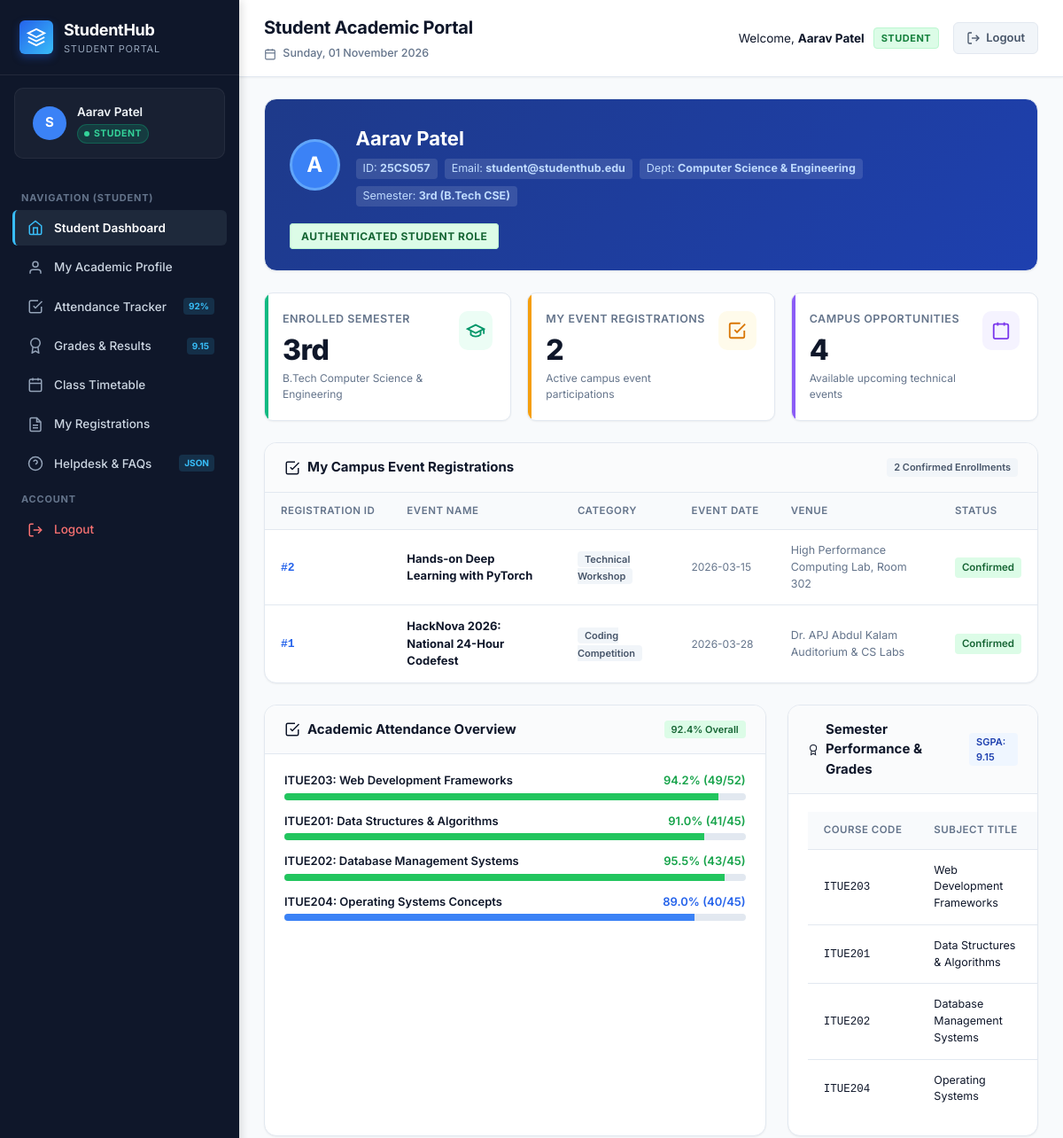
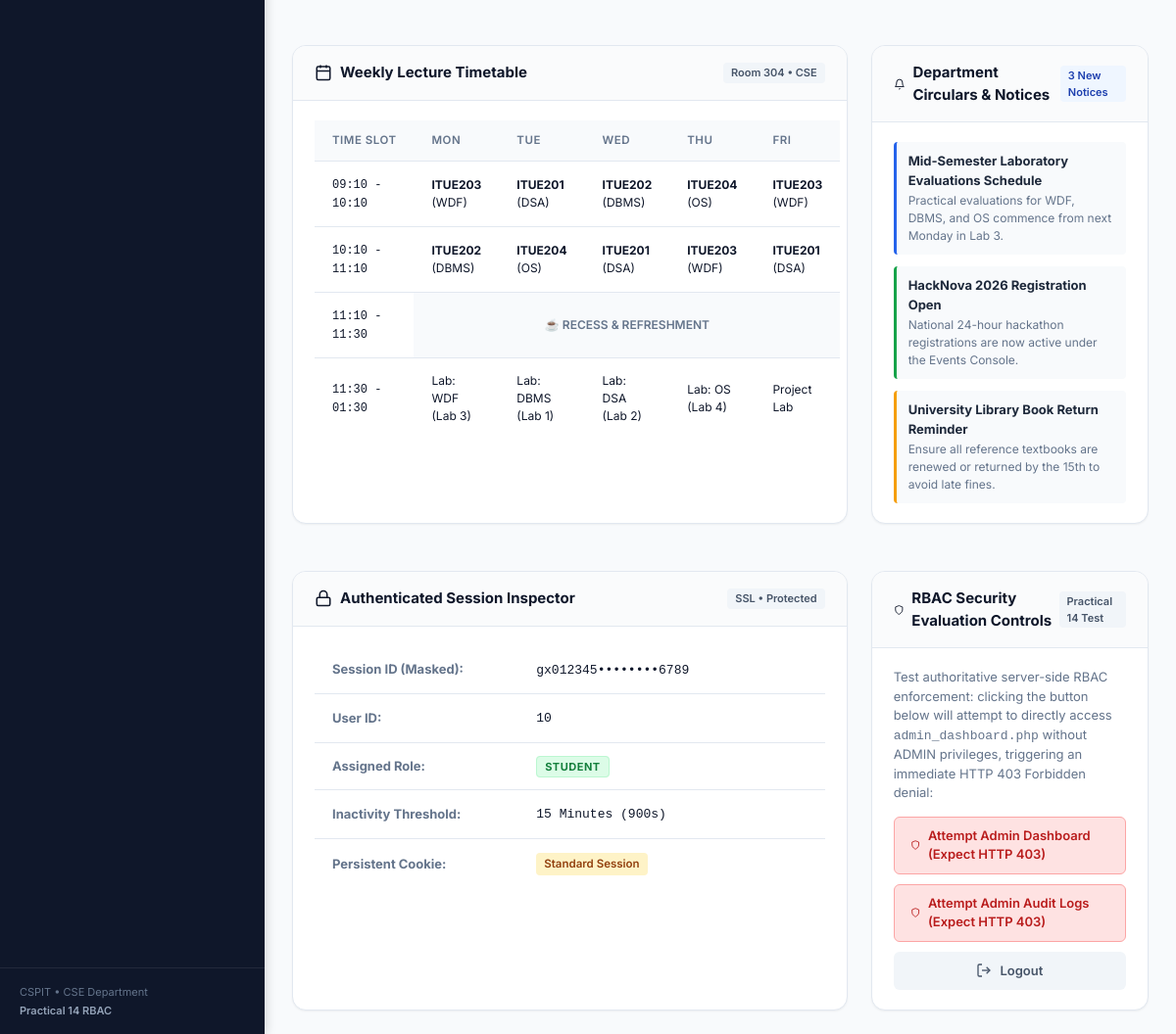
The page /student_dashboard.php (signed in) on the database its author committed (2 pictures, top to bottom).
### tables this page shows
CREATE TABLE `registrations` (
  `registration_id` int(11) NOT NULL AUTO_INCREMENT,
  `student_id` int(11) NOT NULL,
  `event_id` int(11) NOT NULL,
  `registration_date` timestamp NOT NULL DEFAULT current_timestamp(),
  `status` enum('Confirmed','Pending','Waitlisted','Cancelled') NOT NULL DEFAULT 'Confirmed',
  `notes` varchar(255) DEFAULT NULL,
  PRIMARY KEY (`registration_id`),
  UNIQUE KEY `uq_student_event_registration` (`student_id`,`event_id`),
  KEY `fk_registrations_event` (`event_id`),
  CONSTRAINT `fk_registrations_event` FOREIGN KEY (`event_id`) REFERENCES `events` (`id`) ON DELETE CASCADE ON UPDATE CASCADE
);

CREATE TABLE `events` (
  `id` int(11) NOT NULL AUTO_INCREMENT,
  `title` varchar(150) NOT NULL,
  `category` varchar(60) NOT NULL,
  `status` enum('Upcoming','Active','Completed') NOT NULL DEFAULT 'Upcoming',
  `description` text NOT NULL,
  `poster_path` varchar(255) DEFAULT NULL,
  `event_date` date NOT NULL,
  `venue` varchar(150) NOT NULL,
  `capacity` int(11) NOT NULL DEFAULT 100,
  `created_at` timestamp NOT NULL DEFAULT current_timestamp(),
  `updated_at` timestamp NOT NULL DEFAULT current_timestamp() ON UPDATE current_timestamp(),
  `event_id` int(11) GENERATED ALWAYS AS (`id`) VIRTUAL,
  `event_name` varchar(150) GENERATED ALWAYS AS (`title`) VIRTUAL,
  `max_capacity` int(11) GENERATED ALWAYS AS (`capacity`) VIRTUAL,
  PRIMARY KEY (`id`)
);

### student_dashboard.php (the view, shortened to what the rows shown need)
<?php
require_once __DIR__ . '/auth.php';
require_once __DIR__ . '/includes/admin_menu.php';
$user = getCurrentUser();
$studentFullName  = htmlspecialchars($user['full_name'] ?? 'Aarav Patel', ENT_QUOTES, 'UTF-8');
$studentIdCode    = htmlspecialchars($user['student_id_code'] ?? '25CS057', ENT_QUOTES, 'UTF-8');
$conn = getDBConnection();
$myRegistrations = [];
$regStmt = $conn->prepare("SELECT r.registration_id, e.title AS event_title, e.category, e.event_date, e.venue, r.registration_date, r.status, r.notes
                           FROM registrations r
                           JOIN events e ON r.event_id = e.id
                           WHERE r.student_id = 1 OR r.student_id = (SELECT id FROM students WHERE student_id = ? LIMIT 1)
                           ORDER BY r.registration_date DESC");
if ($regStmt) {
    $regStmt->bind_param('s', $studentIdCode);
    $regStmt->execute();
    $res = $regStmt->get_result();
    while ($row = $res->fetch_assoc()) {
        $myRegistrations[] = $row;
    }
}
?>
<!DOCTYPE html>
<html lang="en">
<head>
    <link rel="stylesheet" href="assets/css/admin_dashboard.css">
</head>
<body class="admin-portal-body">
    <div class="app-layout">
        <div class="main-wrapper">
            <main class="page-container">
                <div class="panel-card" id="profileSection" style="background: linear-gradient(135deg, #1e3a8a 0%, #1e40af 100%); color: #ffffff;">
                    <div class="panel-body" style="padding: 28px;">
                        <div style="display:flex;flex-wrap:wrap;align-items:center;justify-content:space-between;gap:20px;">
                            <div style="display:flex;align-items:center;gap:18px;">
                                <div>
                                    <h2 style="font-size:22px;font-weight:700;"><?php echo $studentFullName; ?></h2>
                                </div>
                            </div>
                        </div>
                    </div>
                </div>
                <div class="panel-card" id="registrationsSection">
                    <div class="panel-body no-padding">
                        <?php if (empty($myRegistrations)): ?>
                            <div class="empty-state">
                                <div class="empty-state-title">No Registrations Found</div>
                                <p style="font-size:13px;margin-top:4px;">You have not registered for any events yet. Check out upcoming campus events!</p>
                            </div>
                        <?php else: ?>
                            <div class="table-responsive">
                                <table class="portal-table" id="myRegistrationsTable">
                                    <thead>
                                        <tr>
                                            <th>Registration ID</th>
                                            <th>Event Name</th>
                                            <th>Category</th>
                                            <th>Event Date</th>
                                            <th>Venue</th>
                                            <th>Status</th>
                                        </tr>
                                    </thead>
                                    <tbody>
                                        <?php foreach ($myRegistrations as $reg): ?>
                                            <tr>
                                                <td><code style="font-weight:700;color:#2563eb;">#<?php echo $reg['registration_id']; ?></code></td>
                                                <td><strong><?php echo htmlspecialchars($reg['event_title']); ?></strong></td>
                                                <td><span class="panel-tag"><?php echo htmlspecialchars($reg['category']); ?></span></td>
                                                <td style="white-space:nowrap;font-size:12px;color:var(--text-muted);"><?php echo htmlspecialchars($reg['event_date']); ?></td>
                                                <td style="font-size:12.5px;color:var(--text-muted);"><?php echo htmlspecialchars($reg['venue']); ?></td>
                                                <td>
                                                    <span class="status-badge status-<?php echo strtolower($reg['status']); ?>">
                                                        <?php echo htmlspecialchars($reg['status']); ?>
                                                    </span>
                                                </td>
                                            </tr>
                                        <?php endforeach; ?>
                                    </tbody>
                                </table>
                            </div>
                        <?php endif; ?>
                    </div>
                </div>
                <div class="dashboard-grid" style="margin-bottom:24px;">
                    <div class="panel-card" id="resultsSection">
                        <div class="panel-body">
                            <div class="table-container" style="border:none;margin:0;">
                                <table class="portal-table" style="font-size:12.5px;">
                                    <thead>
                                        <tr>
                                            <th>Course Code</th>
                                            <th>Subject Title</th>
                                            <th>Credits</th>
                                        </tr>
                                    </thead>
                                </table>
                            </div>
                        </div>
                    </div>
                </div>
                <div class="dashboard-grid" style="margin-bottom:24px;">
                    <div class="panel-card" id="timetableSection">
                        <div class="panel-body">
                            <div class="table-container" style="border:none;margin:0;">
                                <table class="portal-table" style="font-size:12px;">
                                    <thead>
                                        <tr>
                                            <th>Time Slot</th>
                                            <th>Mon</th>
                                            <th>Tue</th>
                                            <th>Wed</th>
                                            <th>Thu</th>
                                            <th>Fri</th>
                                        </tr>
                                    </thead>
                                </table>
                            </div>
                        </div>
                    </div>
                </div>
            </main>
        </div>
    </div>
</body>
</html>

### rows shown on the page
registrations: registration_id "2", event.title "Hands-on Deep Learning with PyTorch", event.category "Technical Workshop", event.event_date "2026-03-15", event.venue "High Performance Computing Lab, Room 302", status "Confirmed"
registrations: registration_id "1", event.title "HackNova 2026: National 24-Hour Codefest", event.category "Coding Competition", event.event_date "2026-03-28", event.venue "Dr. APJ Abdul Kalam Auditorium & CS Labs", status "Confirmed"

### other values the page prints
substr($username, 0, 1) "S"
$fullName "Aarav Patel"
$role "STUDENT"
$item['label'] "Student Dashboard"
$item['label'] "My Academic Profile"
$item['label'] "Attendance Tracker"
$item['badge'] "92%"
$item['label'] "Grades & Results"
$item['badge'] "9.15"
$item['label'] "Class Timetable"
$item['label'] "My Registrations"
$item['label'] "Helpdesk & FAQs"
$item['badge'] "JSON"
$pageTitle "Student Academic Portal"
substr($studentFullName, 0, 1) "A"
